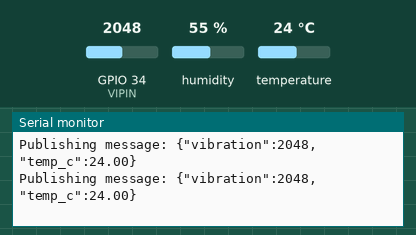
A sketch run on a simulated ESP32. Shown: the last lines printed to the serial monitor. Inputs (shaded band) come from the test bench; at power-on: temperature 24 °C, GPIO 34 (VIPIN) = 2048, humidity 55 %. WiFi joins after 1.5 s; servers stay silent unless stated; random numbers use the default seed unless the sketch sets one; no MQTT or app messages arrive unless stated.

Above: at 2.7 s.
2.8 s: temperature set to 12 °C
At 3.89 s:
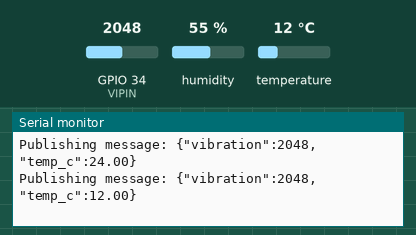
4.3 s: GPIO 34 (VIPIN) set to 2866
At 5.0 s:
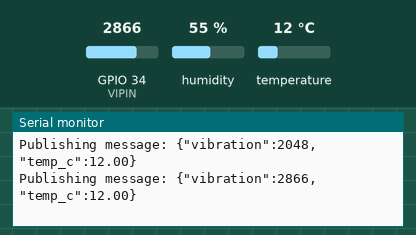
5.8 s: temperature set to 19 °C
At 6.39 s:
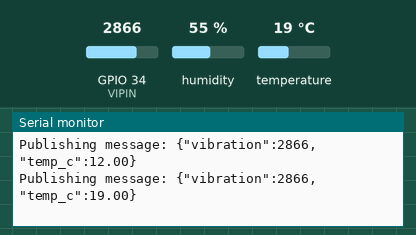
7.3 s: GPIO 34 (VIPIN) set to 3603
At 8.0 s:
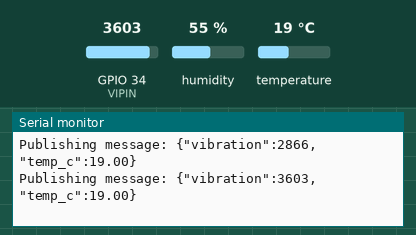
Timing chart, 0 to 9.8 s (numbered marks = the images above; inputs shaded):
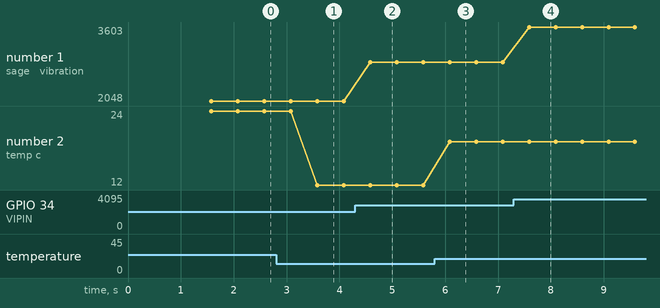

The sketch:

sketch_oct30a.ino
```cpp
/*
  ESP32 Sensor (DHT22, Vibration) to MQTT Publisher
  This code reads sensor data and sends it as a JSON string
  to an MQTT broker.
*/

// --- Include Libraries ---
#include <WiFi.h>
#include <PubSubClient.h> // You must install this from the Library Manager
#include "DHT.h"

// --- WiFi & MQTT Credentials (FILL THESE IN) ---
const char* ssid = "winkawin2552";
const char* password = "winkawin2552";
const char* mqtt_server = "10.50.102.43"; // e.g., "192.168.1.100"
const int mqtt_port = 1883;
// const char* mqtt_user = "your_mqtt_username"; // Uncomment if you set a username
// const char* mqtt_password = "your_mqtt_password"; // Uncomment if you set a password

// --- MQTT Topic ---
const char* out_topic = "esp32/sensors"; // Topic to publish data to

// --- Sensor Pins ---
#define DHTPIN 4
#define VIPIN 34     // GPIO 34 is A6
#define DHTTYPE DHT22

// --- Global Objects ---
DHT dht(DHTPIN, DHTTYPE);
WiFiClient espClient;
PubSubClient client(espClient);

// --- Global Timers ---
unsigned long lastMsg = 0;
// --- FIX 1: Changed from 10 to 2000 to prevent network flooding ---
long msgInterval = 500; // Send data every 2 seconds
char jsonBuffer[256];    // Buffer to hold the JSON string

// --- Function to connect to WiFi ---
void setup_wifi() {
  delay(10);
  Serial.println();
  Serial.print("Connecting to ");
  Serial.println(ssid);

  WiFi.begin(ssid, password);

  while (WiFi.status() != WL_CONNECTED) {
    delay(500);
    Serial.print(".");
  }

  Serial.println("");
  Serial.println("WiFi connected");
  Serial.print("IP address: ");
  Serial.println(WiFi.localIP());
}

// --- MQTT Callback Function (handles incoming messages) ---
void callback(char* topic, byte* payload, unsigned int length) {
  Serial.print("Message arrived [");
  Serial.print(topic);
  Serial.print("] ");
  for (int i = 0; i < length; i++) {
    Serial.print((char)payload[i]);
  }
  Serial.println();
}

// --- MQTT Reconnect Function ---
void reconnect() {
  while (!client.connected()) {
    Serial.print("Attempting MQTT connection...");

    String clientId = "ESP32_Sensor_Client-";
    clientId += String(random(0xffff), HEX);

    if (client.connect(clientId.c_str())) {
    // if (client.connect(clientId.c_str(), mqtt_user, mqtt_password)) {
      Serial.println("connected");
    } else {
      Serial.print("failed, rc=");
      Serial.print(client.state());
      Serial.println(" try again in 5 seconds");
      delay(5000);
    }
  }
}

// --- Setup Function (runs once) ---
void setup() {
  Serial.begin(9600);
  Serial.println(F("DHTxx test with MQTT!"));

  pinMode(VIPIN, INPUT);
  // --- FIX 2: Changed OUTPUT to INPUT. You are reading from the pin. ---
  dht.begin();

  setup_wifi();
  client.setServer(mqtt_server, mqtt_port);
  client.setCallback(callback);
}

// --- Main Loop (runs continuously) ---
void loop() {
  if (!client.connected()) {
    reconnect();
  }
  client.loop();

  unsigned long now = millis();
  if (now - lastMsg > msgInterval) {
    lastMsg = now;

    // --- Read all sensors ---
    int vibrate = analogRead(VIPIN);
    float t = dht.readTemperature(); // Read temperature in Celsius

    // --- FIX 3: Simplified the check. You only read 't', so only check 't'. ---
    if (isnan(t)) {
      Serial.println(F("Failed to read from DHT sensor!"));
      return;
    }

    // --- Format data as JSON (This part was already perfect!) ---
    snprintf(jsonBuffer, sizeof(jsonBuffer),
      "{\"vibration\":%d, \"temp_c\":%.2f}",
      vibrate, t
    );

    // --- Publish to MQTT ---
    Serial.print("Publishing message: ");
    Serial.println(jsonBuffer);
    client.publish(out_topic, jsonBuffer);
  }
}
```

Measured:
- after the input at 2.8 s, the serial monitor: prints a new line after 0.78 s (image 1)
- after the input at 4.3 s, the serial monitor: prints a new line after 0.28 s (image 2)
- after the input at 5.8 s, the serial monitor: prints a new line after 0.29 s (image 3)
- after the input at 7.3 s, the serial monitor: prints a new line after 0.29 s (image 4)
- plotted number 1: 2048 → 2866 after the input at 4.3 s, 2866 → 3603 after the input at 7.3 s
- plotted number 2: 24 → 12 after the input at 2.8 s, 12 → 19 after the input at 5.8 s
